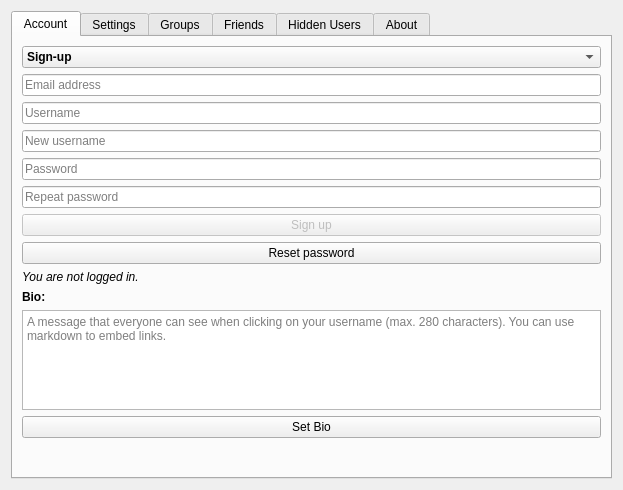
<?xml version="1.0" encoding="UTF-8"?>
<ui version="4.0">
 <class>Dialog</class>
 <widget class="QDialog" name="Dialog">
  <property name="geometry">
   <rect>
    <x>0</x>
    <y>0</y>
    <width>623</width>
    <height>490</height>
   </rect>
  </property>
  <property name="sizePolicy">
   <sizepolicy hsizetype="Minimum" vsizetype="Minimum">
    <horstretch>0</horstretch>
    <verstretch>0</verstretch>
   </sizepolicy>
  </property>
  <property name="windowTitle">
   <string>Leaderboard Config</string>
  </property>
  <property name="locale">
   <locale language="English" country="UnitedStates"/>
  </property>
  <layout class="QGridLayout" name="gridLayout_6">
   <item row="0" column="0">
    <widget class="QTabWidget" name="tabWidget">
     <property name="sizePolicy">
      <sizepolicy hsizetype="MinimumExpanding" vsizetype="MinimumExpanding">
       <horstretch>0</horstretch>
       <verstretch>0</verstretch>
      </sizepolicy>
     </property>
     <property name="currentIndex">
      <number>0</number>
     </property>
     <widget class="QWidget" name="tabAccount">
      <attribute name="title">
       <string>Account</string>
      </attribute>
      <layout class="QGridLayout" name="gridLayout_2">
       <item row="0" column="0">
        <widget class="QComboBox" name="account_action">
         <property name="font">
          <font>
           <pointsize>9</pointsize>
           <weight>75</weight>
           <bold>true</bold>
           <underline>false</underline>
           <kerning>false</kerning>
          </font>
         </property>
         <property name="cursor">
          <cursorShape>PointingHandCursor</cursorShape>
         </property>
         <property name="styleSheet">
          <string notr="true">font-weight: bold</string>
         </property>
         <item>
          <property name="text">
           <string>Sign-up</string>
          </property>
         </item>
         <item>
          <property name="text">
           <string>Log-in</string>
          </property>
         </item>
         <item>
          <property name="text">
           <string>Delete account</string>
          </property>
         </item>
         <item>
          <property name="text">
           <string>Log-out</string>
          </property>
         </item>
         <item>
          <property name="text">
           <string>Change username</string>
          </property>
         </item>
        </widget>
       </item>
       <item row="1" column="0">
        <widget class="QLineEdit" name="account_mail">
         <property name="placeholderText">
          <string>Email address</string>
         </property>
        </widget>
       </item>
       <item row="2" column="0">
        <widget class="QLineEdit" name="account_username">
         <property name="text">
          <string/>
         </property>
         <property name="maxLength">
          <number>15</number>
         </property>
         <property name="placeholderText">
          <string>Username</string>
         </property>
        </widget>
       </item>
       <item row="3" column="0">
        <widget class="QLineEdit" name="account_new_username">
         <property name="text">
          <string/>
         </property>
         <property name="maxLength">
          <number>15</number>
         </property>
         <property name="placeholderText">
          <string>New username</string>
         </property>
        </widget>
       </item>
       <item row="4" column="0">
        <widget class="QLineEdit" name="account_pwd">
         <property name="echoMode">
          <enum>QLineEdit::Password</enum>
         </property>
         <property name="placeholderText">
          <string>Password</string>
         </property>
        </widget>
       </item>
       <item row="5" column="0">
        <widget class="QLineEdit" name="account_pwd_repeat">
         <property name="echoMode">
          <enum>QLineEdit::Password</enum>
         </property>
         <property name="placeholderText">
          <string>Repeat password</string>
         </property>
        </widget>
       </item>
       <item row="6" column="0">
        <widget class="QPushButton" name="account_button">
         <property name="enabled">
          <bool>false</bool>
         </property>
         <property name="cursor">
          <cursorShape>PointingHandCursor</cursorShape>
         </property>
         <property name="text">
          <string>Sign up</string>
         </property>
         <property name="autoDefault">
          <bool>false</bool>
         </property>
         <property name="default">
          <bool>false</bool>
         </property>
        </widget>
       </item>
       <item row="7" column="0">
        <widget class="QPushButton" name="account_forgot">
         <property name="cursor">
          <cursorShape>PointingHandCursor</cursorShape>
         </property>
         <property name="text">
          <string>Reset password</string>
         </property>
         <property name="autoDefault">
          <bool>false</bool>
         </property>
        </widget>
       </item>
       <item row="8" column="0">
        <widget class="QLabel" name="login_info_2">
         <property name="font">
          <font>
           <italic>true</italic>
          </font>
         </property>
         <property name="text">
          <string>You are not logged in.</string>
         </property>
        </widget>
       </item>
       <item row="9" column="0">
        <widget class="QLabel" name="label">
         <property name="font">
          <font>
           <pointsize>9</pointsize>
           <weight>75</weight>
           <bold>true</bold>
          </font>
         </property>
         <property name="styleSheet">
          <string notr="true">font-weight: bold</string>
         </property>
         <property name="text">
          <string>Bio:</string>
         </property>
        </widget>
       </item>
       <item row="10" column="0">
        <widget class="QTextEdit" name="statusMsg">
         <property name="maximumSize">
          <size>
           <width>16777215</width>
           <height>100</height>
          </size>
         </property>
         <property name="html">
          <string>&lt;!DOCTYPE HTML PUBLIC &quot;-//W3C//DTD HTML 4.0//EN&quot; &quot;http://www.w3.org/TR/REC-html40/strict.dtd&quot;&gt;
&lt;html&gt;&lt;head&gt;&lt;meta name=&quot;qrichtext&quot; content=&quot;1&quot; /&gt;&lt;style type=&quot;text/css&quot;&gt;
p, li { white-space: pre-wrap; }
&lt;/style&gt;&lt;/head&gt;&lt;body style=&quot; font-family:'MS Shell Dlg 2'; font-size:7.8pt; font-weight:400; font-style:normal;&quot;&gt;
&lt;p style=&quot;-qt-paragraph-type:empty; margin-top:0px; margin-bottom:0px; margin-left:0px; margin-right:0px; -qt-block-indent:0; text-indent:0px;&quot;&gt;&lt;br /&gt;&lt;/p&gt;&lt;/body&gt;&lt;/html&gt;</string>
         </property>
         <property name="placeholderText">
          <string>A message that everyone can see when clicking on your username (max. 280 characters). You can use markdown to embed links.</string>
         </property>
        </widget>
       </item>
       <item row="11" column="0">
        <widget class="QPushButton" name="statusButton">
         <property name="cursor">
          <cursorShape>PointingHandCursor</cursorShape>
         </property>
         <property name="toolTip">
          <string/>
         </property>
         <property name="text">
          <string>Set Bio</string>
         </property>
         <property name="checkable">
          <bool>false</bool>
         </property>
         <property name="checked">
          <bool>false</bool>
         </property>
         <property name="autoDefault">
          <bool>false</bool>
         </property>
        </widget>
       </item>
       <item row="12" column="0">
        <spacer name="verticalSpacer_2">
         <property name="orientation">
          <enum>Qt::Vertical</enum>
         </property>
         <property name="sizeType">
          <enum>QSizePolicy::MinimumExpanding</enum>
         </property>
         <property name="sizeHint" stdset="0">
          <size>
           <width>20</width>
           <height>0</height>
          </size>
         </property>
        </spacer>
       </item>
      </layout>
     </widget>
     <widget class="QWidget" name="tabSettings">
      <attribute name="title">
       <string>Settings</string>
      </attribute>
      <layout class="QGridLayout" name="gridLayout_9">
       <item row="1" column="0" rowspan="2" colspan="2">
        <widget class="QGroupBox" name="groupBox">
         <property name="title">
          <string>Home screen</string>
         </property>
         <layout class="QHBoxLayout" name="horizontalLayout_2">
          <item>
           <layout class="QVBoxLayout" name="verticalLayout">
            <item>
             <widget class="QCheckBox" name="LB_DeckBrowser">
              <property name="cursor">
               <cursorShape>PointingHandCursor</cursorShape>
              </property>
              <property name="text">
               <string>Show the home screen leaderboard (only works with Anki 2.1.20+)</string>
              </property>
             </widget>
            </item>
            <item>
             <widget class="QCheckBox" name="lb_focus">
              <property name="cursor">
               <cursorShape>PointingHandCursor</cursorShape>
              </property>
              <property name="text">
               <string>Focus on user</string>
              </property>
             </widget>
            </item>
            <item>
             <layout class="QHBoxLayout" name="horizontalLayout">
              <item>
               <widget class="QLabel" name="maxUsers_Label">
                <property name="text">
                 <string>Maximum number of users on the home screen Leaderboard:</string>
                </property>
               </widget>
              </item>
              <item>
               <widget class="QSpinBox" name="maxUsers">
                <property name="cursor">
                 <cursorShape>PointingHandCursor</cursorShape>
                </property>
                <property name="maximum">
                 <number>99999</number>
                </property>
               </widget>
              </item>
             </layout>
            </item>
           </layout>
          </item>
         </layout>
        </widget>
       </item>
       <item row="0" column="0" colspan="2">
        <widget class="QGroupBox" name="groupBox_5">
         <property name="title">
          <string>General</string>
         </property>
         <layout class="QGridLayout" name="gridLayout_8">
          <item row="3" column="0">
           <widget class="QCheckBox" name="autosync">
            <property name="cursor">
             <cursorShape>PointingHandCursor</cursorShape>
            </property>
            <property name="text">
             <string>Sync when deck is finished (only works with Anki 2.1.20+)</string>
            </property>
           </widget>
          </item>
          <item row="1" column="0">
           <layout class="QGridLayout" name="gl3">
            <item row="0" column="1">
             <widget class="QSpinBox" name="newday">
              <property name="sizePolicy">
               <sizepolicy hsizetype="Fixed" vsizetype="Fixed">
                <horstretch>0</horstretch>
                <verstretch>0</verstretch>
               </sizepolicy>
              </property>
              <property name="cursor">
               <cursorShape>PointingHandCursor</cursorShape>
              </property>
              <property name="maximum">
               <number>23</number>
              </property>
             </widget>
            </item>
            <item row="2" column="1" colspan="2">
             <widget class="QComboBox" name="Default_Tab">
              <property name="cursor">
               <cursorShape>PointingHandCursor</cursorShape>
              </property>
              <item>
               <property name="text">
                <string>Global</string>
               </property>
              </item>
              <item>
               <property name="text">
                <string>Friends</string>
               </property>
              </item>
              <item>
               <property name="text">
                <string>Country</string>
               </property>
              </item>
              <item>
               <property name="text">
                <string>Group</string>
               </property>
              </item>
              <item>
               <property name="text">
                <string>League</string>
               </property>
              </item>
             </widget>
            </item>
            <item row="1" column="0">
             <widget class="QLabel" name="sortby_label">
              <property name="text">
               <string>Sort by:</string>
              </property>
             </widget>
            </item>
            <item row="1" column="1" colspan="2">
             <widget class="QComboBox" name="sortby">
              <property name="cursor">
               <cursorShape>PointingHandCursor</cursorShape>
              </property>
              <item>
               <property name="text">
                <string>Reviews</string>
               </property>
              </item>
              <item>
               <property name="text">
                <string>Time</string>
               </property>
              </item>
              <item>
               <property name="text">
                <string>Streak</string>
               </property>
              </item>
              <item>
               <property name="text">
                <string>Reviews past 31 days</string>
               </property>
              </item>
              <item>
               <property name="text">
                <string>Retention</string>
               </property>
              </item>
             </widget>
            </item>
            <item row="0" column="2">
             <widget class="QLabel" name="next_day_info2">
              <property name="text">
               <string>hours past midnight</string>
              </property>
             </widget>
            </item>
            <item row="0" column="0">
             <widget class="QLabel" name="next_day_info1">
              <property name="sizePolicy">
               <sizepolicy hsizetype="Fixed" vsizetype="Preferred">
                <horstretch>0</horstretch>
                <verstretch>0</verstretch>
               </sizepolicy>
              </property>
              <property name="text">
               <string>The next day starts</string>
              </property>
             </widget>
            </item>
            <item row="2" column="0">
             <widget class="QLabel" name="Defaul_Tab_Label">
              <property name="text">
               <string>Default Leaderboard:</string>
              </property>
             </widget>
            </item>
           </layout>
          </item>
          <item row="2" column="0">
           <widget class="QCheckBox" name="scroll">
            <property name="cursor">
             <cursorShape>PointingHandCursor</cursorShape>
            </property>
            <property name="text">
             <string>Automatically scroll to user</string>
            </property>
           </widget>
          </item>
          <item row="0" column="0">
           <widget class="QComboBox" name="country">
            <property name="cursor">
             <cursorShape>PointingHandCursor</cursorShape>
            </property>
            <item>
             <property name="text">
              <string>Country</string>
             </property>
            </item>
           </widget>
          </item>
          <item row="4" column="0">
           <widget class="QCheckBox" name="medals">
            <property name="cursor">
             <cursorShape>PointingHandCursor</cursorShape>
            </property>
            <property name="text">
             <string>Show league medals next to username</string>
            </property>
           </widget>
          </item>
         </layout>
        </widget>
       </item>
       <item row="3" column="0">
        <spacer name="verticalSpacer_3">
         <property name="orientation">
          <enum>Qt::Vertical</enum>
         </property>
         <property name="sizeType">
          <enum>QSizePolicy::MinimumExpanding</enum>
         </property>
         <property name="sizeHint" stdset="0">
          <size>
           <width>20</width>
           <height>0</height>
          </size>
         </property>
        </spacer>
       </item>
      </layout>
     </widget>
     <widget class="QWidget" name="tabGroup">
      <attribute name="title">
       <string>Groups</string>
      </attribute>
      <layout class="QGridLayout" name="gridLayout_7">
       <item row="0" column="1">
        <widget class="QGroupBox" name="groupBox_3">
         <property name="title">
          <string>Create new group</string>
         </property>
         <layout class="QVBoxLayout" name="verticalLayout_8">
          <item>
           <layout class="QGridLayout" name="gridLayout">
            <item row="4" column="1">
             <widget class="QLineEdit" name="newRepeat">
              <property name="echoMode">
               <enum>QLineEdit::Password</enum>
              </property>
              <property name="placeholderText">
               <string/>
              </property>
             </widget>
            </item>
            <item row="5" column="0" colspan="2">
             <widget class="QPushButton" name="add_newGroup">
              <property name="cursor">
               <cursorShape>PointingHandCursor</cursorShape>
              </property>
              <property name="text">
               <string>Create group</string>
              </property>
              <property name="checkable">
               <bool>false</bool>
              </property>
              <property name="checked">
               <bool>false</bool>
              </property>
              <property name="autoDefault">
               <bool>false</bool>
              </property>
             </widget>
            </item>
            <item row="4" column="0">
             <widget class="QLabel" name="new_repeat_pwd_label">
              <property name="text">
               <string>Repeat password:</string>
              </property>
             </widget>
            </item>
            <item row="3" column="1">
             <widget class="QLineEdit" name="newPwd">
              <property name="echoMode">
               <enum>QLineEdit::Password</enum>
              </property>
              <property name="placeholderText">
               <string>optional</string>
              </property>
             </widget>
            </item>
            <item row="0" column="0" rowspan="3" colspan="2">
             <widget class="QLineEdit" name="newGroup">
              <property name="placeholderText">
               <string>Group name</string>
              </property>
             </widget>
            </item>
            <item row="3" column="0">
             <widget class="QLabel" name="new_pwd_label">
              <property name="text">
               <string>Password:</string>
              </property>
             </widget>
            </item>
           </layout>
          </item>
         </layout>
        </widget>
       </item>
       <item row="0" column="0" rowspan="3">
        <widget class="QGroupBox" name="groupBox_2">
         <property name="title">
          <string>Join/Leave group</string>
         </property>
         <layout class="QVBoxLayout" name="verticalLayout_7">
          <item>
           <layout class="QVBoxLayout" name="verticalLayout_5">
            <item>
             <widget class="QComboBox" name="subject">
              <property name="cursor">
               <cursorShape>PointingHandCursor</cursorShape>
              </property>
              <item>
               <property name="text">
                <string>Join a group</string>
               </property>
              </item>
             </widget>
            </item>
            <item>
             <widget class="QLabel" name="join_pwd_label">
              <property name="text">
               <string>If it's a private group, please enter the password:</string>
              </property>
             </widget>
            </item>
            <item>
             <widget class="QLineEdit" name="joinPwd">
              <property name="echoMode">
               <enum>QLineEdit::Password</enum>
              </property>
              <property name="clearButtonEnabled">
               <bool>false</bool>
              </property>
             </widget>
            </item>
            <item>
             <widget class="QPushButton" name="joinGroup">
              <property name="cursor">
               <cursorShape>PointingHandCursor</cursorShape>
              </property>
              <property name="text">
               <string>Join group</string>
              </property>
              <property name="autoDefault">
               <bool>false</bool>
              </property>
             </widget>
            </item>
            <item>
             <widget class="QListWidget" name="group_list">
              <property name="editTriggers">
               <set>QAbstractItemView::NoEditTriggers</set>
              </property>
              <property name="selectionMode">
               <enum>QAbstractItemView::SingleSelection</enum>
              </property>
             </widget>
            </item>
            <item>
             <widget class="QPushButton" name="leaveGroup">
              <property name="cursor">
               <cursorShape>PointingHandCursor</cursorShape>
              </property>
              <property name="text">
               <string>Leave group</string>
              </property>
              <property name="autoDefault">
               <bool>false</bool>
              </property>
             </widget>
            </item>
           </layout>
          </item>
         </layout>
        </widget>
       </item>
       <item row="1" column="1">
        <spacer name="verticalSpacer_5">
         <property name="orientation">
          <enum>Qt::Vertical</enum>
         </property>
         <property name="sizeHint" stdset="0">
          <size>
           <width>0</width>
           <height>0</height>
          </size>
         </property>
        </spacer>
       </item>
       <item row="2" column="1">
        <widget class="QGroupBox" name="groupBox_4">
         <property name="title">
          <string>Manage groups</string>
         </property>
         <layout class="QVBoxLayout" name="verticalLayout_9">
          <item>
           <layout class="QGridLayout" name="gridLayout_4">
            <item row="1" column="0">
             <widget class="QLabel" name="manage_old_label">
              <property name="text">
               <string>Old password:</string>
              </property>
             </widget>
            </item>
            <item row="0" column="0" colspan="2">
             <widget class="QComboBox" name="manageGroup">
              <property name="cursor">
               <cursorShape>PointingHandCursor</cursorShape>
              </property>
              <item>
               <property name="text">
                <string>Select a group you're an admin of</string>
               </property>
              </item>
             </widget>
            </item>
            <item row="2" column="1">
             <widget class="QLineEdit" name="manage_newPwd">
              <property name="text">
               <string/>
              </property>
              <property name="echoMode">
               <enum>QLineEdit::Password</enum>
              </property>
              <property name="placeholderText">
               <string/>
              </property>
             </widget>
            </item>
            <item row="5" column="0">
             <widget class="QLabel" name="addAdmin_Label">
              <property name="text">
               <string>Add admin:</string>
              </property>
             </widget>
            </item>
            <item row="4" column="1">
             <widget class="QLineEdit" name="manage_newRepeat">
              <property name="text">
               <string/>
              </property>
              <property name="echoMode">
               <enum>QLineEdit::Password</enum>
              </property>
              <property name="placeholderText">
               <string/>
              </property>
             </widget>
            </item>
            <item row="6" column="0" colspan="2">
             <widget class="QPushButton" name="manageSave">
              <property name="cursor">
               <cursorShape>PointingHandCursor</cursorShape>
              </property>
              <property name="text">
               <string>Save</string>
              </property>
              <property name="autoDefault">
               <bool>false</bool>
              </property>
             </widget>
            </item>
            <item row="4" column="0">
             <widget class="QLabel" name="new_repeat_pwd_label_2">
              <property name="text">
               <string>Repeat password:</string>
              </property>
             </widget>
            </item>
            <item row="5" column="1">
             <widget class="QLineEdit" name="newAdmin"/>
            </item>
            <item row="1" column="1">
             <widget class="QLineEdit" name="oldPwd">
              <property name="text">
               <string/>
              </property>
              <property name="echoMode">
               <enum>QLineEdit::Password</enum>
              </property>
              <property name="placeholderText">
               <string>leave empty if it's currently not password protected</string>
              </property>
             </widget>
            </item>
            <item row="2" column="0">
             <widget class="QLabel" name="new_pwd_label_2">
              <property name="text">
               <string>New password</string>
              </property>
             </widget>
            </item>
           </layout>
          </item>
         </layout>
        </widget>
       </item>
       <item row="3" column="0" colspan="2">
        <spacer name="verticalSpacer_4">
         <property name="orientation">
          <enum>Qt::Vertical</enum>
         </property>
         <property name="sizeType">
          <enum>QSizePolicy::MinimumExpanding</enum>
         </property>
         <property name="sizeHint" stdset="0">
          <size>
           <width>20</width>
           <height>0</height>
          </size>
         </property>
        </spacer>
       </item>
      </layout>
     </widget>
     <widget class="QWidget" name="tabFriends">
      <attribute name="title">
       <string>Friends</string>
      </attribute>
      <layout class="QGridLayout" name="gridLayout_5">
       <item row="0" column="0">
        <layout class="QGridLayout" name="gl4">
         <item row="3" column="0">
          <widget class="QListWidget" name="friends_list">
           <property name="styleSheet">
            <string notr="true"/>
           </property>
           <property name="editTriggers">
            <set>QAbstractItemView::NoEditTriggers</set>
           </property>
           <property name="selectionMode">
            <enum>QAbstractItemView::SingleSelection</enum>
           </property>
           <property name="selectionBehavior">
            <enum>QAbstractItemView::SelectItems</enum>
           </property>
          </widget>
         </item>
         <item row="1" column="0">
          <widget class="QLineEdit" name="friend_username">
           <property name="text">
            <string/>
           </property>
           <property name="placeholderText">
            <string>Friend</string>
           </property>
          </widget>
         </item>
         <item row="3" column="1">
          <layout class="QVBoxLayout" name="vl1">
           <item>
            <widget class="QPushButton" name="remove_friend_button">
             <property name="cursor">
              <cursorShape>PointingHandCursor</cursorShape>
             </property>
             <property name="text">
              <string>Remove</string>
             </property>
             <property name="autoDefault">
              <bool>false</bool>
             </property>
            </widget>
           </item>
           <item>
            <widget class="QPushButton" name="import_friends">
             <property name="cursor">
              <cursorShape>PointingHandCursor</cursorShape>
             </property>
             <property name="text">
              <string>Import</string>
             </property>
             <property name="autoDefault">
              <bool>false</bool>
             </property>
            </widget>
           </item>
           <item>
            <widget class="QPushButton" name="export_friends">
             <property name="cursor">
              <cursorShape>PointingHandCursor</cursorShape>
             </property>
             <property name="text">
              <string>Export</string>
             </property>
             <property name="autoDefault">
              <bool>false</bool>
             </property>
            </widget>
           </item>
           <item>
            <spacer name="verticalSpacer">
             <property name="orientation">
              <enum>Qt::Vertical</enum>
             </property>
             <property name="sizeHint" stdset="0">
              <size>
               <width>20</width>
               <height>40</height>
              </size>
             </property>
            </spacer>
           </item>
          </layout>
         </item>
         <item row="1" column="1">
          <widget class="QPushButton" name="add_friends_button">
           <property name="cursor">
            <cursorShape>PointingHandCursor</cursorShape>
           </property>
           <property name="text">
            <string>Add</string>
           </property>
           <property name="autoDefault">
            <bool>false</bool>
           </property>
          </widget>
         </item>
         <item row="2" column="0">
          <widget class="QLabel" name="friend_list_info">
           <property name="text">
            <string>Your friends:</string>
           </property>
          </widget>
         </item>
         <item row="0" column="0">
          <widget class="QLabel" name="add_friend_info">
           <property name="text">
            <string>Add friend:</string>
           </property>
          </widget>
         </item>
        </layout>
       </item>
      </layout>
     </widget>
     <widget class="QWidget" name="tabHiddenUsers">
      <attribute name="title">
       <string>Hidden Users</string>
      </attribute>
      <layout class="QGridLayout" name="gridLayout_3">
       <item row="0" column="0">
        <layout class="QVBoxLayout" name="verticalLayout_4">
         <item>
          <widget class="QListWidget" name="hiddenUsers"/>
         </item>
         <item>
          <widget class="QPushButton" name="unhideButton">
           <property name="cursor">
            <cursorShape>PointingHandCursor</cursorShape>
           </property>
           <property name="text">
            <string>Unhide</string>
           </property>
          </widget>
         </item>
        </layout>
       </item>
      </layout>
     </widget>
     <widget class="QWidget" name="tabAbout">
      <attribute name="title">
       <string>About</string>
      </attribute>
      <layout class="QVBoxLayout" name="verticalLayout_2">
       <item>
        <widget class="QTextBrowser" name="about_text">
         <property name="styleSheet">
          <string notr="true">QTextEdit
{
    border: 0;
}</string>
         </property>
         <property name="openExternalLinks">
          <bool>true</bool>
         </property>
        </widget>
       </item>
      </layout>
     </widget>
    </widget>
   </item>
  </layout>
 </widget>
 <tabstops>
  <tabstop>account_action</tabstop>
  <tabstop>account_mail</tabstop>
  <tabstop>account_username</tabstop>
  <tabstop>account_new_username</tabstop>
  <tabstop>account_pwd</tabstop>
  <tabstop>account_pwd_repeat</tabstop>
  <tabstop>account_button</tabstop>
  <tabstop>account_forgot</tabstop>
  <tabstop>statusMsg</tabstop>
  <tabstop>statusButton</tabstop>
  <tabstop>country</tabstop>
  <tabstop>newday</tabstop>
  <tabstop>sortby</tabstop>
  <tabstop>Default_Tab</tabstop>
  <tabstop>scroll</tabstop>
  <tabstop>autosync</tabstop>
  <tabstop>medals</tabstop>
  <tabstop>LB_DeckBrowser</tabstop>
  <tabstop>lb_focus</tabstop>
  <tabstop>maxUsers</tabstop>
  <tabstop>subject</tabstop>
  <tabstop>joinPwd</tabstop>
  <tabstop>joinGroup</tabstop>
  <tabstop>group_list</tabstop>
  <tabstop>leaveGroup</tabstop>
  <tabstop>newGroup</tabstop>
  <tabstop>newPwd</tabstop>
  <tabstop>newRepeat</tabstop>
  <tabstop>add_newGroup</tabstop>
  <tabstop>manageGroup</tabstop>
  <tabstop>oldPwd</tabstop>
  <tabstop>manage_newPwd</tabstop>
  <tabstop>manage_newRepeat</tabstop>
  <tabstop>newAdmin</tabstop>
  <tabstop>manageSave</tabstop>
  <tabstop>friend_username</tabstop>
  <tabstop>add_friends_button</tabstop>
  <tabstop>friends_list</tabstop>
  <tabstop>remove_friend_button</tabstop>
  <tabstop>import_friends</tabstop>
  <tabstop>export_friends</tabstop>
  <tabstop>hiddenUsers</tabstop>
  <tabstop>unhideButton</tabstop>
  <tabstop>about_text</tabstop>
  <tabstop>tabWidget</tabstop>
 </tabstops>
 <resources/>
 <connections/>
</ui>
